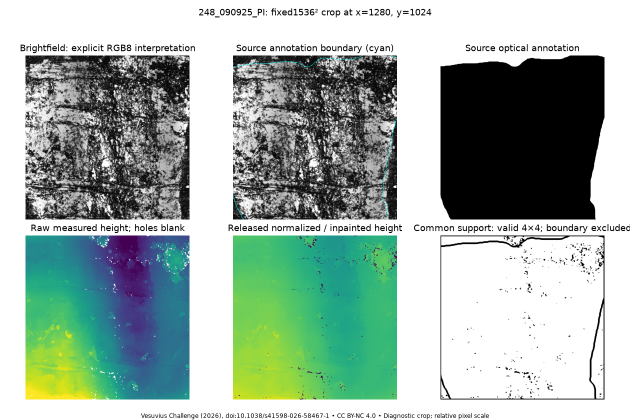
#> input picture research/lab/reports/fortyfourth-experiment/248_090925_PI-review.png, 1260 x 840 px (shown at 1/2 size)
$ python inspect_image.py reports/fortyfourth-experiment/248_090925_PI-review.png --output-dir out
#> lines starting #> are read from the running program, lines starting #| are printed output that depends on the picture
#!/usr/bin/env python3
"""Prepare bounded 2D image views for scientific review; never infer text or ink."""

from __future__ import annotations

import argparse
from datetime import datetime, timezone
import hashlib
import json
from pathlib import Path
import sys


def file_sha256(path: Path) -> str:
    digest = hashlib.sha256()
    with path.open("rb") as stream:
        for chunk in iter(lambda: stream.read(1024 * 1024), b""):
            digest.update(chunk)
    return digest.hexdigest()


def pixel_guard(shape: tuple[int, ...], itemsize: int, max_pixels: int) -> None:
    if len(shape) == 2:
        height, width = shape
        channels = 1
    elif len(shape) == 3 and shape[2] in (3, 4):
        height, width, channels = shape
    else:
        raise ValueError("Only 2D grayscale or RGB/RGBA images are supported; extract a documented 2D asset first.")
    pixels = int(height) * int(width)
    if pixels <= 0 or pixels > max_pixels:
        raise ValueError(f"Input has {pixels:,} pixels; maximum is {max_pixels:,}. Use a smaller source asset.")
    # Include decoded channels and several float working arrays; cap total work.
    estimated_bytes = pixels * (channels * itemsize + 28)
    if estimated_bytes > 512 * 1024 * 1024:
        raise ValueError("Estimated image working memory exceeds 512 MiB; use a smaller source asset.")


def read_image(path: Path, max_pixels: int):
#> called with max_pixels = 16000000
    import numpy as np
    from PIL import Image, __version__ as pillow_version

    if path.suffix.lower() in {".tif", ".tiff"}:
        try:
            import tifffile
        except ImportError:
            tifffile = None
        if tifffile is not None:
            with tifffile.TiffFile(path) as source:
                if len(source.pages) != 1:
                    raise ValueError("Multi-page TIFF input is unsupported; supply a single documented 2D image.")
                page = source.pages[0]
                pixel_guard(tuple(page.shape), page.dtype.itemsize, max_pixels)
                array = page.asarray()
                return array, {"decoder": "tifffile", "decoder_version": tifffile.__version__, "source_format": "TIFF", "source_mode": str(page.photometric)}

    with Image.open(path) as source:
#> source is the input picture: PIL image 1260x840 RGBA; mean R, G, B, A 159.1, 177.1, 167.3, 255
        if getattr(source, "n_frames", 1) != 1:
            raise ValueError("Animated or multi-page images are unsupported; supply one documented 2D image.")
        original_mode = source.mode
#> original_mode = 'RGBA'
        width, height = source.size
#> width = 1260; height = 840
        # Guard before load/convert; estimate all potential channel bytes.
        channels = 4 if original_mode in {"RGBA", "CMYK", "P", "PA", "LA"} else 3 if original_mode == "RGB" else 1
#> channels = 4
        itemsize = 4 if original_mode in {"I", "F"} else 2 if original_mode.startswith("I;16") else 1
#> itemsize = 1
        shape = (height, width, channels) if channels in (3, 4) else (height, width)
#> shape = (840, 1260, 4)
        pixel_guard(shape, itemsize, max_pixels)
        if original_mode == "1":
            decoded = source.convert("L")
        elif original_mode in {"P", "PA", "LA"}:
            decoded = source.convert("RGBA")
        elif original_mode not in {"L", "RGB", "RGBA", "I", "F"} and not original_mode.startswith("I;16"):
            decoded = source.convert("RGB")
        else:
            decoded = source
        array = np.array(decoded)
        return array, {"decoder": "Pillow", "decoder_version": pillow_version, "source_format": source.format, "source_mode": original_mode}


def gray_array(array):
    import numpy as np

    if array.ndim == 2:
        return array.astype(np.float32), "grayscale values retained"
    if array.ndim == 3 and array.shape[2] in (3, 4):
        if array.shape[2] == 4:
            if not np.issubdtype(array.dtype, np.integer) or not np.all(array[:, :, 3] == np.iinfo(array.dtype).max):
                raise ValueError("Transparency needs an explicit scientific compositing choice; supply an opaque image.")
        rgb = array[:, :, :3].astype(np.float32)
        gray = rgb[:, :, 0] * 0.299 + rgb[:, :, 1] * 0.587 + rgb[:, :, 2] * 0.114
        note = "RGB display luminance: 0.299 R + 0.587 G + 0.114 B"
        if array.shape[2] == 4:
            note += "; fully opaque alpha discarded"
        return gray, note
    raise ValueError("Unsupported image shape.")


def display_array(gray, low: float, high: float):
    import numpy as np

    if high <= low:
        return np.zeros(gray.shape, dtype=np.uint8)
    scaled = (gray - low) * (255.0 / (high - low))
    return np.rint(np.clip(np.nan_to_num(scaled, nan=0.0, posinf=255.0, neginf=0.0), 0, 255)).astype(np.uint8)


def write_preview(array, output: Path, max_side: int) -> dict:
    from PIL import Image

    view = Image.fromarray(array)
    input_size = view.size
    if max(input_size) > max_side:
        view.thumbnail((max_side, max_side), Image.Resampling.LANCZOS)
    view.save(output, format="PNG")
    return {"path": output.name, "size_wh": list(view.size), "resampling": "Lanczos" if view.size != input_size else "none", "sha256": file_sha256(output)}


def inspect(args: argparse.Namespace) -> Path:
    import numpy as np

    source = args.image.resolve(strict=True)
    if not source.is_file():
        raise ValueError("Input must be a regular image file.")
    digest = file_sha256(source)
    if args.sha256 and digest != args.sha256.lower():
        raise ValueError("Input SHA-256 does not match the expected digest; no review outputs were created.")
    array, decoder_info = read_image(source, args.max_pixels)
#> decoder_info = {'decoder': 'Pillow', 'decoder_version': '11.2.1', 'source_format': 'PNG', 'source_mode': 'RGBA'}
    source_shape = list(array.shape)
#> source_shape = [840, 1260, 4]
    source_dtype = str(array.dtype)
#> source_dtype = 'uint8'
    height, width = array.shape[:2]
#> height = 840; width = 1260
    crop = args.crop or [0, 0, width, height]
#> crop = [0, 0, 1260, 840]
    x, y, crop_width, crop_height = crop
    if x < 0 or y < 0 or crop_width <= 0 or crop_height <= 0 or x + crop_width > width or y + crop_height > height:
        raise ValueError("Crop must have positive width/height and lie within source image bounds.")
    cropped = array[y:y + crop_height, x:x + crop_width]
    gray, grayscale_note = gray_array(cropped)
#> in gray_array, `gray = rgb[:, :, 0] * 0.299 + rgb[:, :, 1] * 0.587 + rgb[:, :, 2] * 0...`:
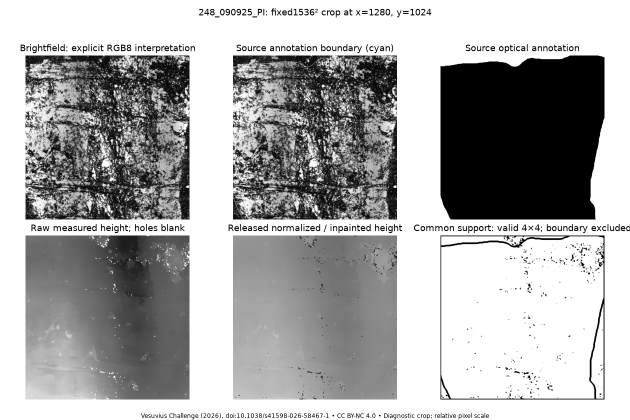
#> gray: shape (840, 1260) float32 (shown at 1/2 size); min 0, max 255, mean 170.6
    finite = np.isfinite(gray)
#> finite: shape (840, 1260) bool; every value is 1
    if not finite.any():
        raise ValueError("The selected region contains no finite pixel values.")
    finite_values = gray[finite]
    observed_min, observed_max = float(finite_values.min()), float(finite_values.max())
#> observed_min = 0; observed_max = 255
    if np.issubdtype(array.dtype, np.integer):
        dtype_limits = np.iinfo(array.dtype)
        original_low, original_high = float(dtype_limits.min), float(dtype_limits.max)
        original_mapping = "integer dtype range mapped linearly to 8-bit display"
    elif np.issubdtype(array.dtype, np.floating):
        original_low, original_high = observed_min, observed_max
        original_mapping = "floating-point finite crop minimum/maximum mapped linearly to 8-bit display"
    else:
        raise ValueError(f"Unsupported pixel dtype: {array.dtype}.")
    contrast_low, contrast_high = (float(value) for value in np.percentile(finite_values, args.percentiles))
#> contrast_low = 0; contrast_high = 255

    output_dir = args.output_dir.resolve()
    output_dir.mkdir(parents=True, exist_ok=True)
    output_names = ["source-preview.png", "percentile-contrast.png", "metadata.json"]
    if any((output_dir / name).exists() for name in output_names):
        raise ValueError("Output directory already contains review outputs; choose a fresh output directory.")
    source_view = write_preview(display_array(gray, original_low, original_high), output_dir / output_names[0], args.max_side)
#> source_view = 4 items
    contrast_view = write_preview(display_array(gray, contrast_low, contrast_high), output_dir / output_names[1], args.max_side)
#> contrast_view = 4 items
    source_view.update({"display_mapping": original_mapping, "display_range": [original_low, original_high]})
    contrast_view.update({"display_mapping": "percentile clipping followed by linear mapping to 8-bit display", "percentiles": args.percentiles, "display_range": [contrast_low, contrast_high]})
    preview_width, preview_height = source_view["size_wh"]
#> preview_width = 1260; preview_height = 840
    metadata = {
        "schema_version": 1,
        "created_at": datetime.now(timezone.utc).isoformat(),
        "purpose": "2D image processing for review; no ink detection, OCR, transcription, or translation",
        "source": {
            "path": str(source),
            "source_url": args.source_url,
            "sha256": digest,
            "expected_sha256": args.sha256.lower() if args.sha256 else None,
            "size_bytes": source.stat().st_size,
            "shape": source_shape,
            "dtype": source_dtype,
            "provenance_note": args.provenance_note,
            "preserved": "source file opened read-only; previews are generated derivatives",
            **decoder_info,
        },
        "region": {
            "bbox_xywh": crop,
            "coordinate_convention": "zero-based source pixels; x is column, y is row; half-open crop extent",
            "grayscale_processing": grayscale_note,
            "nonfinite_pixel_count": int((~finite).sum()),
            "finite_value_range": [observed_min, observed_max],
            "source_to_preview_edge_coordinates": {
                "x": {"offset_before_scale": -x, "scale": preview_width / crop_width},
                "y": {"offset_before_scale": -y, "scale": preview_height / crop_height},
            },
        },
        "outputs": {"source_preview": source_view, "processed_percentile_contrast": contrast_view},
        "limitations": [
            "Preview contrast and texture cannot establish ink or writing.",
            "Display PNGs use 8-bit grayscale; retain the source for full intensity and color information.",
            "Image orientation is retained as decoded; EXIF rotation is not automatically applied.",
            "Crop selection follows full-image bounds checks and may still decode the full 2D source.",
            "No dataset license, source authenticity, annotation alignment, or physical scale is inferred.",
        ],
        "runtime": {"python": sys.version.split()[0], "numpy": np.__version__},
    }
    metadata_path = output_dir / "metadata.json"
    metadata_path.write_text(json.dumps(metadata, indent=2, ensure_ascii=False) + "\n", encoding="utf-8")
    return metadata_path


def main() -> None:
    parser = argparse.ArgumentParser(description=__doc__)
    parser.add_argument("image", type=Path)
    parser.add_argument("--output-dir", required=True, type=Path)
    parser.add_argument("--source-url", default=None, help="Recorded source URL; no network requests are made.")
    parser.add_argument("--sha256", "--sha", dest="sha256", default=None, help="Expected SHA-256, if independently available.")
    parser.add_argument("--provenance-note", default=None)
    parser.add_argument("--crop", type=int, nargs=4, metavar=("X", "Y", "WIDTH", "HEIGHT"))
    parser.add_argument("--max-side", type=int, default=2048, help="Maximum preview edge length (default: 2048).")
    parser.add_argument("--max-pixels", type=int, default=16_000_000, help="Full 2D input pixel bound; a 512 MiB memory estimate also applies.")
    parser.add_argument("--percentiles", type=float, nargs=2, default=[1.0, 99.0], metavar=("LOW", "HIGH"))
    args = parser.parse_args()
    if args.max_side <= 0 or args.max_pixels <= 0:
        parser.error("--max-side and --max-pixels must be positive.")
    if not (0 <= args.percentiles[0] < args.percentiles[1] <= 100):
        parser.error("Percentiles must satisfy 0 <= LOW < HIGH <= 100.")
    if args.sha256 and (len(args.sha256) != 64 or any(char not in "0123456789abcdefABCDEF" for char in args.sha256)):
        parser.error("--sha256 must be 64 hexadecimal characters.")
    try:
        path = inspect(args)
    except (OSError, ValueError, ImportError) as error:
        parser.exit(2, f"Image review failed: {error}\n")
    print(path)


if __name__ == "__main__":
    main()

$ run again, on research/lab/reports/fortyfourth-experiment/500P2_230925_N2-review.png
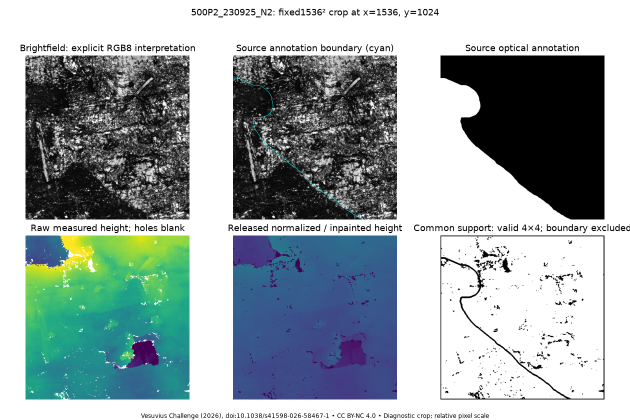
#> input picture research/lab/reports/fortyfourth-experiment/500P2_230925_N2-review.png, 1260 x 840 px (shown at 1/2 size)
#> in read_image, source is the input picture: PIL image 1260x840 RGBA; mean R, G, B, A 155.1, 167.1, 168.6, 255
#> decoder_info = {'decoder': 'Pillow', 'decoder_version': '11.2.1', 'source_format': 'PNG', 'source_mode': 'RGBA'}
#> in gray_array, `gray = rgb[:, :, 0] * 0.299 + rgb[:, :, 1] * 0.587 + rgb[:, :, 2] * 0...`:
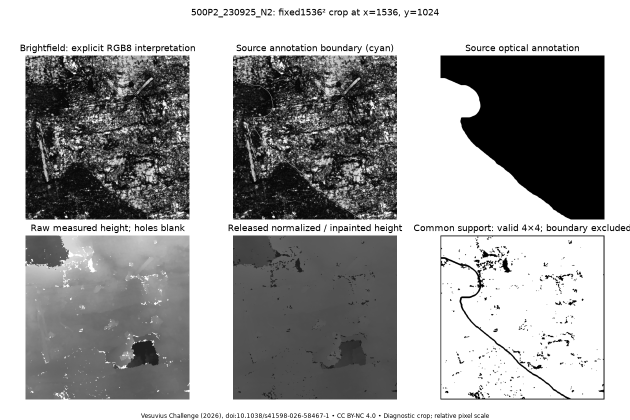
#> gray: shape (840, 1260) float32 (shown at 1/2 size); min 0, max 255, mean 163.7
#> finite: shape (840, 1260) bool; every value is 1
#> observed_min = 0; observed_max = 255
#> contrast_low = 0; contrast_high = 255
#> source_view = 4 items
#> preview_width = 1260; preview_height = 840
